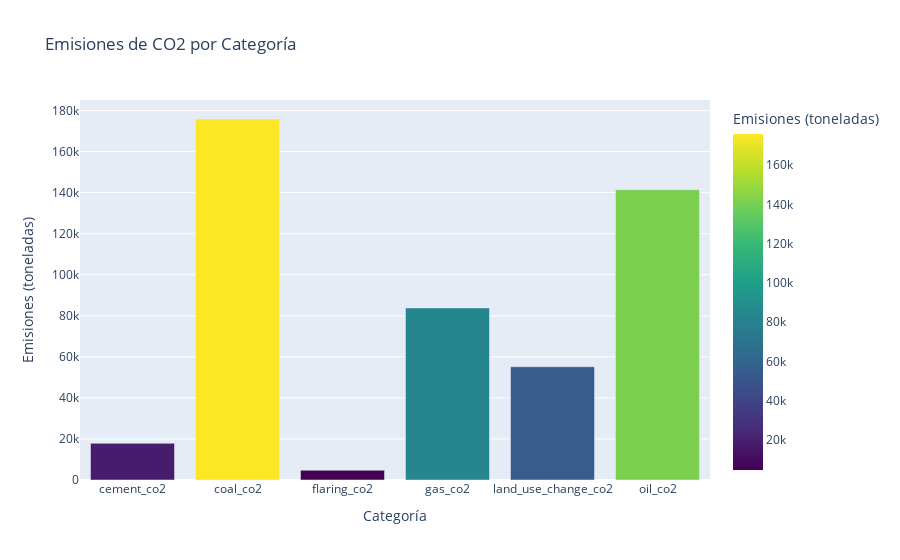

Notebook source saved alongside this figure:
### Markdown cell above
### contribución últimos 10 años

### Code cell
emission_source_columns = ["cement_co2", "coal_co2", "flaring_co2", "gas_co2", "land_use_change_co2", "oil_co2"]

df_emission_source_last_10_years = df_emission_source[df_emission_source['year'] >= 2010 ][['year'] + emission_source_columns]

total_last_10_years = df_emission_source_last_10_years[emission_source_columns].sum().reset_index()

total_last_10_years.columns= ["category", "value"]

total_last_10_years


fig = px.bar(total_last_10_years, x='category', y='value',
             title='Emisiones de CO2 por Categoría',
             labels={'value': 'Emisiones (toneladas)', 'category': 'Categoría'},
             color='value', 
             color_continuous_scale=px.colors.sequential.Viridis)

# Mostrar el gráfico
fig.show()

### Figure 1 — Plotly figure (JSON) as saved in the notebook; plotly's stock layout.template omitted (floating-point values rounded to 4 significant figures)
{"data": [{"alignmentgroup": "True", "hovertemplate": "Categoría=%{x}<br>Emisiones (toneladas)=%{marker.color}<extra></extra>", "legendgroup": "", "marker": {"color": [17870.0, 175900.0, 4737.0, 83820.0, 55160.0, 141400.0], "coloraxis": "coloraxis", "pattern": {"shape": ""}}, "name": "", "offsetgroup": "", "orientation": "v", "showlegend": false, "textposition": "auto", "type": "bar", "x": ["cement_co2", "coal_co2", "flaring_co2", "gas_co2", "land_use_change_co2", "oil_co2"], "xaxis": "x", "y": [17870.0, 175900.0, 4737.0, 83820.0, 55160.0, 141400.0], "yaxis": "y"}], "layout": {"autosize": true, "barmode": "relative", "coloraxis": {"colorbar": {"title": {"text": "Emisiones (toneladas)"}}, "colorscale": [[0, "#440154"], [0.1111, "#482878"], [0.2222, "#3e4989"], [0.3333, "#31688e"], [0.4444, "#26828e"], [0.5556, "#1f9e89"], [0.6667, "#35b779"], [0.7778, "#6ece58"], [0.8889, "#b5de2b"], [1, "#fde725"]]}, "legend": {"tracegroupgap": 0}, "title": {"text": "Emisiones de CO2 por Categoría"}, "xaxis": {"anchor": "y", "autorange": true, "domain": [0, 1], "range": [-0.5, 5.5], "title": {"text": "Categoría"}, "type": "category"}, "yaxis": {"anchor": "x", "autorange": true, "domain": [0, 1], "range": [0, 185100.0], "title": {"text": "Emisiones (toneladas)"}, "type": "linear"}}}
